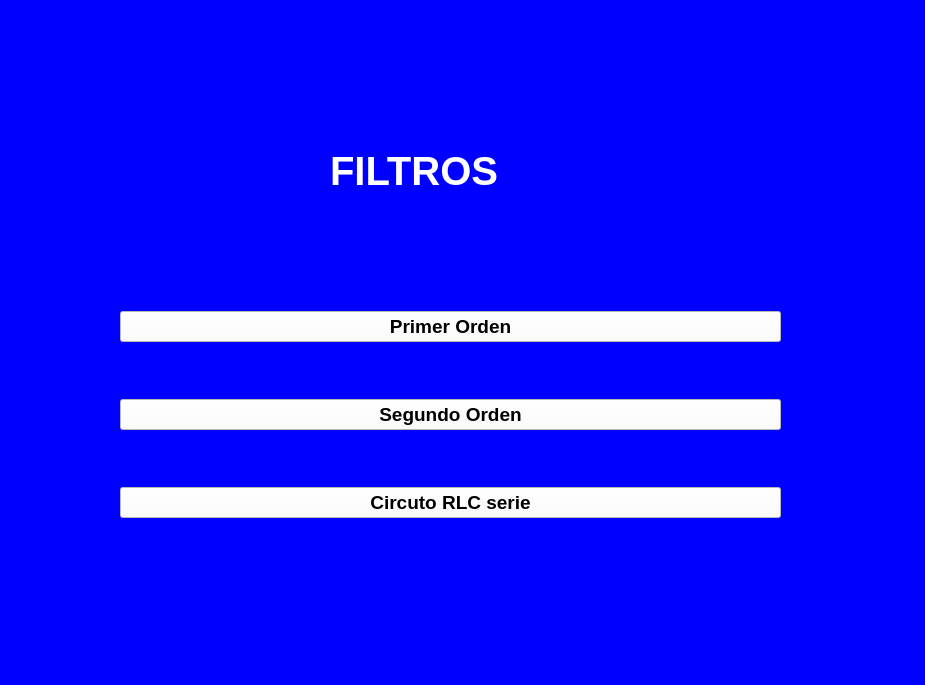
<?xml version="1.0" encoding="UTF-8"?>
<ui version="4.0">
 <class>Form</class>
 <widget class="QWidget" name="Form">
  <property name="geometry">
   <rect>
    <x>0</x>
    <y>0</y>
    <width>925</width>
    <height>685</height>
   </rect>
  </property>
  <property name="windowTitle">
   <string>Form</string>
  </property>
  <property name="styleSheet">
   <string notr="true">background:blue;</string>
  </property>
  <widget class="QLabel" name="label">
   <property name="geometry">
    <rect>
     <x>330</x>
     <y>140</y>
     <width>231</width>
     <height>61</height>
    </rect>
   </property>
   <property name="font">
    <font>
     <pointsize>30</pointsize>
     <weight>75</weight>
     <bold>true</bold>
    </font>
   </property>
   <property name="styleSheet">
    <string notr="true">color:white;
</string>
   </property>
   <property name="text">
    <string>FILTROS</string>
   </property>
  </widget>
  <widget class="QWidget" name="verticalLayoutWidget">
   <property name="geometry">
    <rect>
     <x>120</x>
     <y>260</y>
     <width>661</width>
     <height>311</height>
    </rect>
   </property>
   <layout class="QVBoxLayout" name="verticalLayout">
    <item>
     <widget class="QPushButton" name="P1">
      <property name="font">
       <font>
        <pointsize>14</pointsize>
        <weight>75</weight>
        <bold>true</bold>
       </font>
      </property>
      <property name="styleSheet">
       <string notr="true">background:white;
</string>
      </property>
      <property name="text">
       <string>Primer Orden</string>
      </property>
     </widget>
    </item>
    <item>
     <widget class="QPushButton" name="P2">
      <property name="font">
       <font>
        <pointsize>14</pointsize>
        <weight>75</weight>
        <bold>true</bold>
        <kerning>false</kerning>
       </font>
      </property>
      <property name="styleSheet">
       <string notr="true">background:white;</string>
      </property>
      <property name="text">
       <string>Segundo Orden</string>
      </property>
     </widget>
    </item>
    <item>
     <widget class="QPushButton" name="RLC">
      <property name="font">
       <font>
        <pointsize>14</pointsize>
        <weight>75</weight>
        <bold>true</bold>
        <kerning>false</kerning>
       </font>
      </property>
      <property name="styleSheet">
       <string notr="true">background:white;</string>
      </property>
      <property name="text">
       <string>Circuto RLC serie</string>
      </property>
     </widget>
    </item>
   </layout>
  </widget>
 </widget>
 <resources/>
 <connections/>
</ui>
